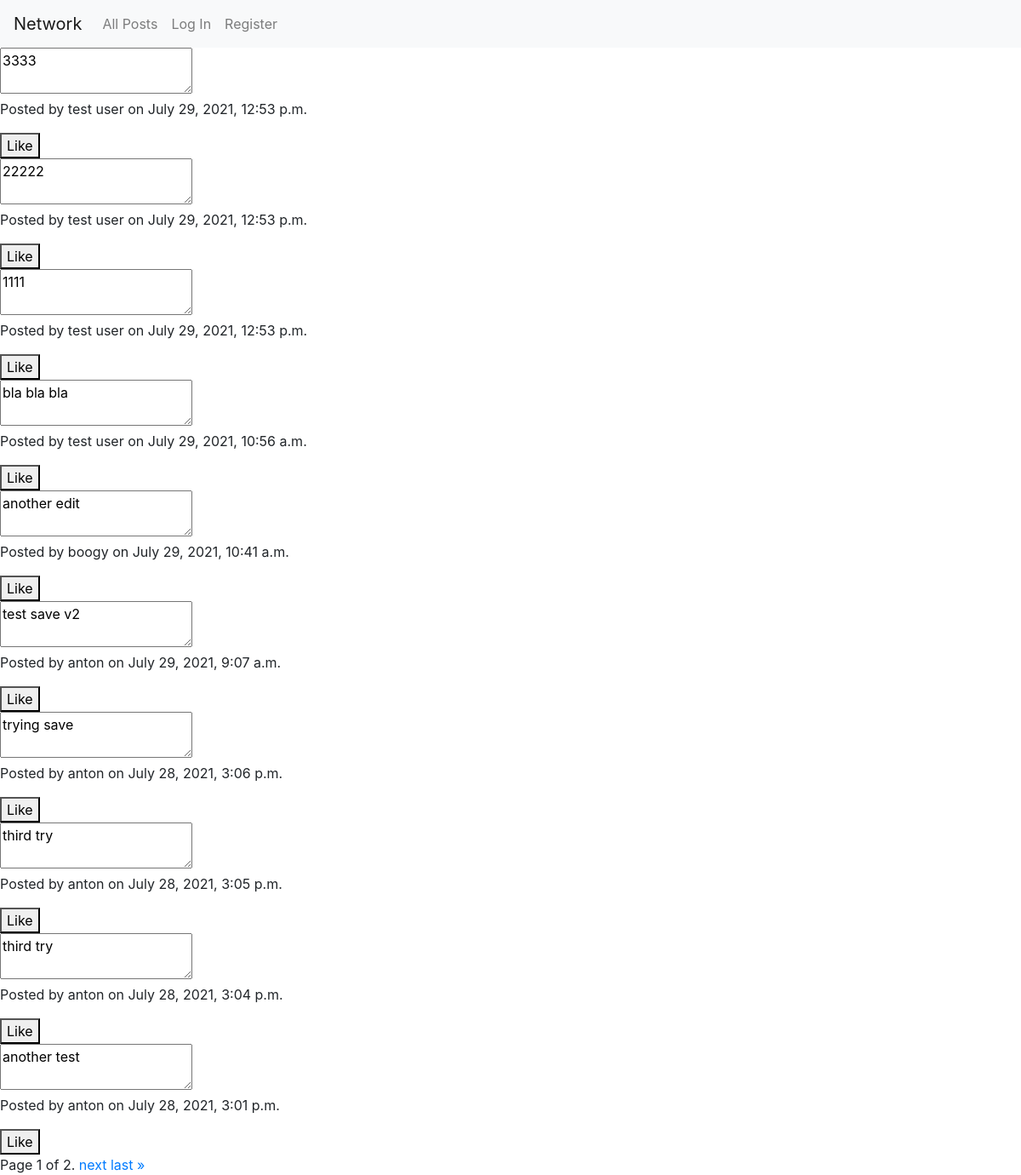
The page / on the database its author committed.
### network/models.py (models this page shows)
class Post(models.Model):
    author = models.ForeignKey(User, on_delete=models.CASCADE, null=True)
    content = models.CharField(max_length=128, default="empty")
    created = models.DateTimeField(auto_now_add=True)

class User(AbstractUser):
    pass

### network/views.py (the view)
# urls.py: path("", views.index, name="index"),
def index(request):
    posts = Post.objects.all().order_by('-created')
    paginator = Paginator(posts, 10)
    page_number = request.GET.get('page')
    page_obj = paginator.get_page(page_number)
    return render(request, "network/index.html",{
        "page_obj": page_obj
    })

### network/templates/network/index.html (shortened to what this page needs)
{% extends "network/layout.html" %}
{% block body %}
    {% for post in page_obj %}
        <div class="post" id="{{post.pk}}">
            <textarea readonly>{{post.content}}</textarea>
            <p>Posted by {{post.author}} on {{post.created}}</p>
            <button class="like">Like</button>
        </div>
    {%endfor%}
    <div class="pagination">
        <span class="step-links">
            <span class="current">
                Page {{ page_obj.number }} of {{ page_obj.paginator.num_pages }}.
            </span>
            {% if page_obj.has_next %}
                <a href="?page={{ page_obj.next_page_number }}">next</a>
                <a href="?page={{ page_obj.paginator.num_pages }}">last &raquo;</a>
            {% endif %}
        </span>
    </div>
{% endblock %}

### rows shown on the page
Post: content "3333", author "test user", created "July 29, 2021, 12:53 p.m."
Post: content "22222", author "test user", created "July 29, 2021, 12:53 p.m."
Post: content "1111", author "test user", created "July 29, 2021, 12:53 p.m."
Post: content "bla bla bla", author "test user", created "July 29, 2021, 10:56 a.m."
Post: content "another edit", author "boogy", created "July 29, 2021, 10:41 a.m."
Post: content "test save v2", author "anton", created "July 29, 2021, 9:07 a.m."
Post: content "trying save", author "anton", created "July 28, 2021, 3:06 p.m."
Post: content "third try", author "anton", created "July 28, 2021, 3:05 p.m."
Post: content "third try", author "anton", created "July 28, 2021, 3:04 p.m."
Post: content "another test", author "anton", created "July 28, 2021, 3:01 p.m."

### other values the page prints
{{ page_obj.number }} "1"
{{ page_obj.paginator.num_pages }} "2"
